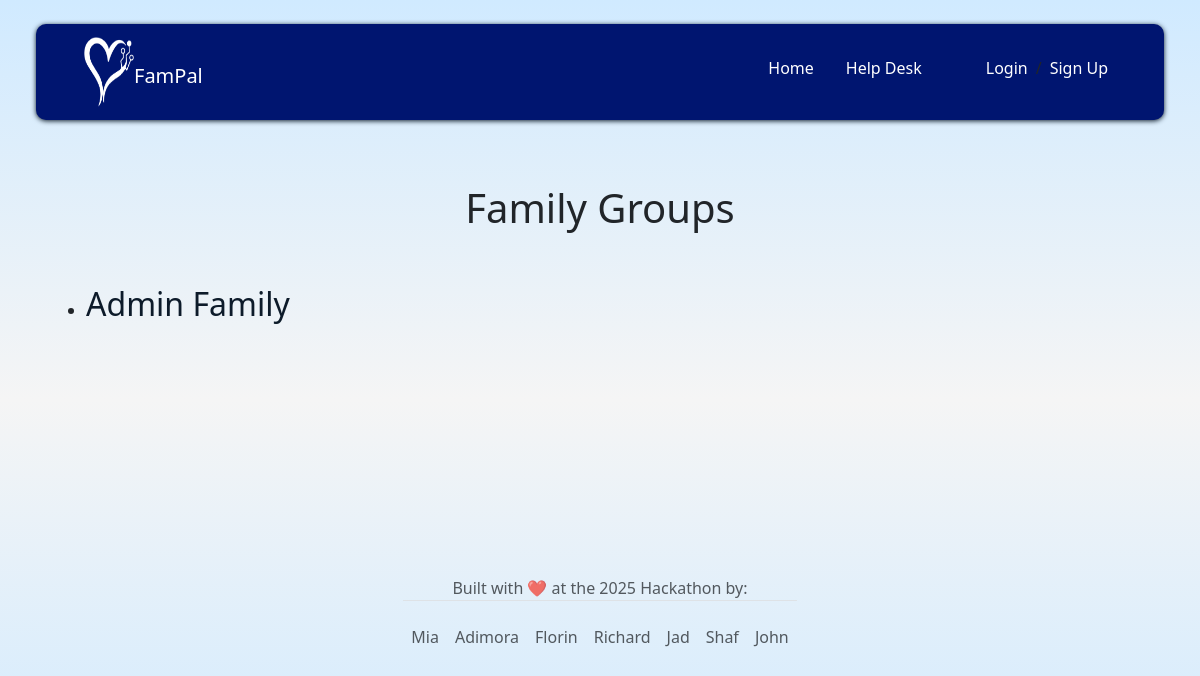
The page /families/ on the database as committed earlier.
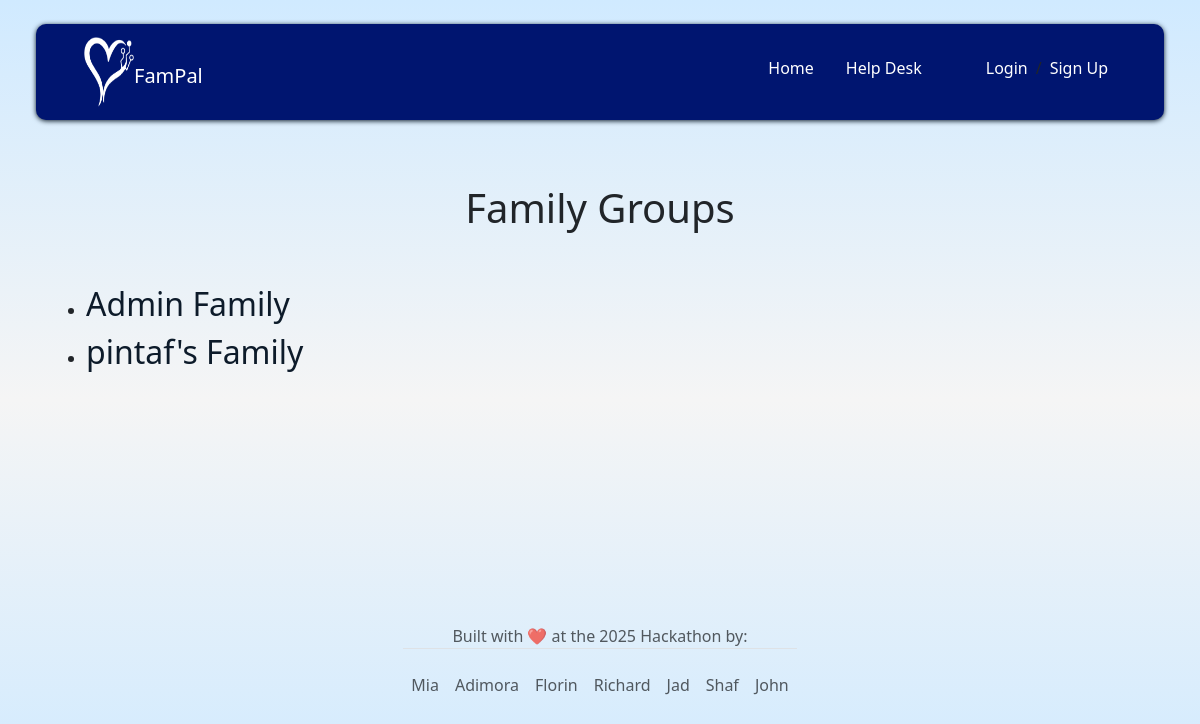
The same page on the database as committed later.
### families/models.py (models this page shows, shortened)
class FamilyGroup(models.Model):
    name = models.CharField(max_length=100)
    created_by = models.ForeignKey(User, on_delete=models.CASCADE, related_name='created_family_groups')
    created_at = models.DateTimeField(default=timezone.now)

### families/views.py (the view)
# urls.py: path('', views.family_list, name='family_list'),
def family_list(request):
    families = FamilyGroup.objects.all()
    return render(request, 'families/family_list.html', {'families': families})

### templates/families/family_list.html
{% extends "base.html" %}
{% block content %}
  <div class="container-fluid">
    <h1 class="d-flex justify-content-center mt-5">Family Groups</h1>
  <ul class="mt-5">
    {% for family in families %}
      <li class="familyGroup"><a href="{% url 'families:family_detail' family.pk %}">{{ family.name }}</a></li>
    {% empty %}
      <li class="familyGroup d-flex justify-content-center align-self-center"><h2>No family groups yet.</h2></li>
    {% endfor %}
  </ul>
  </div>
{% endblock %}

Rows that differ between the two databases and show on the page:
added FamilyGroup: name "pintaf's Family"
